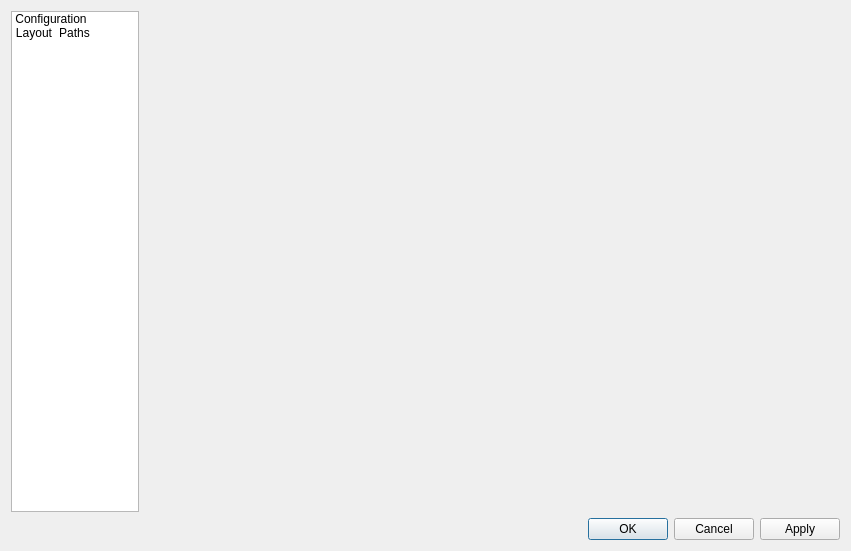
<?xml version="1.0" encoding="UTF-8"?>
<ui version="4.0">
 <class>DialogPuzzlePreferences</class>
 <widget class="QDialog" name="DialogPuzzlePreferences">
  <property name="geometry">
   <rect>
    <x>0</x>
    <y>0</y>
    <width>851</width>
    <height>551</height>
   </rect>
  </property>
  <property name="windowTitle">
   <string>Puzzle preferences</string>
  </property>
  <property name="windowIcon">
   <iconset resource="../share/resources/puzzleicon.qrc">
    <normaloff>:/puzzleicon/64x64/logo.png</normaloff>:/puzzleicon/64x64/logo.png</iconset>
  </property>
  <layout class="QVBoxLayout" name="verticalLayout">
   <item>
    <layout class="QHBoxLayout" name="horizontalLayout">
     <item>
      <widget class="QListWidget" name="contentsWidget">
       <property name="minimumSize">
        <size>
         <width>128</width>
         <height>0</height>
        </size>
       </property>
       <property name="maximumSize">
        <size>
         <width>128</width>
         <height>16777215</height>
        </size>
       </property>
       <property name="iconSize">
        <size>
         <width>96</width>
         <height>84</height>
        </size>
       </property>
       <property name="textElideMode">
        <enum>Qt::ElideMiddle</enum>
       </property>
       <property name="movement">
        <enum>QListView::Static</enum>
       </property>
       <property name="spacing">
        <number>12</number>
       </property>
       <property name="viewMode">
        <enum>QListView::IconMode</enum>
       </property>
       <property name="currentRow">
        <number>-1</number>
       </property>
       <item>
        <property name="text">
         <string>Configuration</string>
        </property>
        <property name="textAlignment">
         <set>AlignCenter</set>
        </property>
        <property name="icon">
         <iconset resource="../../../libs/vmisc/share/resources/icon.qrc">
          <normaloff>:/icon/config.png</normaloff>:/icon/config.png</iconset>
        </property>
        <property name="flags">
         <set>ItemIsSelectable|ItemIsUserCheckable|ItemIsEnabled</set>
        </property>
       </item>
       <item>
        <property name="text">
         <string>Layout</string>
        </property>
        <property name="textAlignment">
         <set>AlignCenter</set>
        </property>
        <property name="icon">
         <iconset resource="../../../libs/vmisc/share/resources/icon.qrc">
          <normaloff>:/icon/layout.png</normaloff>:/icon/layout.png</iconset>
        </property>
       </item>
       <item>
        <property name="text">
         <string>Paths</string>
        </property>
        <property name="textAlignment">
         <set>AlignCenter</set>
        </property>
        <property name="icon">
         <iconset resource="../../../libs/vmisc/share/resources/icon.qrc">
          <normaloff>:/icon/path_config.png</normaloff>:/icon/path_config.png</iconset>
        </property>
        <property name="flags">
         <set>ItemIsSelectable|ItemIsUserCheckable|ItemIsEnabled</set>
        </property>
       </item>
      </widget>
     </item>
     <item>
      <widget class="QStackedWidget" name="pagesWidget">
       <property name="sizePolicy">
        <sizepolicy hsizetype="Expanding" vsizetype="Preferred">
         <horstretch>0</horstretch>
         <verstretch>0</verstretch>
        </sizepolicy>
       </property>
       <property name="sizeIncrement">
        <size>
         <width>0</width>
         <height>0</height>
        </size>
       </property>
       <widget class="QWidget" name="page_2"/>
      </widget>
     </item>
    </layout>
   </item>
   <item>
    <widget class="QDialogButtonBox" name="buttonBox">
     <property name="orientation">
      <enum>Qt::Horizontal</enum>
     </property>
     <property name="standardButtons">
      <set>QDialogButtonBox::Apply|QDialogButtonBox::Cancel|QDialogButtonBox::Ok</set>
     </property>
    </widget>
   </item>
  </layout>
 </widget>
 <resources>
  <include location="../share/resources/puzzleicon.qrc"/>
  <include location="../../../libs/vmisc/share/resources/icon.qrc"/>
 </resources>
 <connections>
  <connection>
   <sender>buttonBox</sender>
   <signal>accepted()</signal>
   <receiver>DialogPuzzlePreferences</receiver>
   <slot>accept()</slot>
   <hints>
    <hint type="sourcelabel">
     <x>248</x>
     <y>254</y>
    </hint>
    <hint type="destinationlabel">
     <x>157</x>
     <y>274</y>
    </hint>
   </hints>
  </connection>
  <connection>
   <sender>buttonBox</sender>
   <signal>rejected()</signal>
   <receiver>DialogPuzzlePreferences</receiver>
   <slot>reject()</slot>
   <hints>
    <hint type="sourcelabel">
     <x>316</x>
     <y>260</y>
    </hint>
    <hint type="destinationlabel">
     <x>286</x>
     <y>274</y>
    </hint>
   </hints>
  </connection>
 </connections>
</ui>
